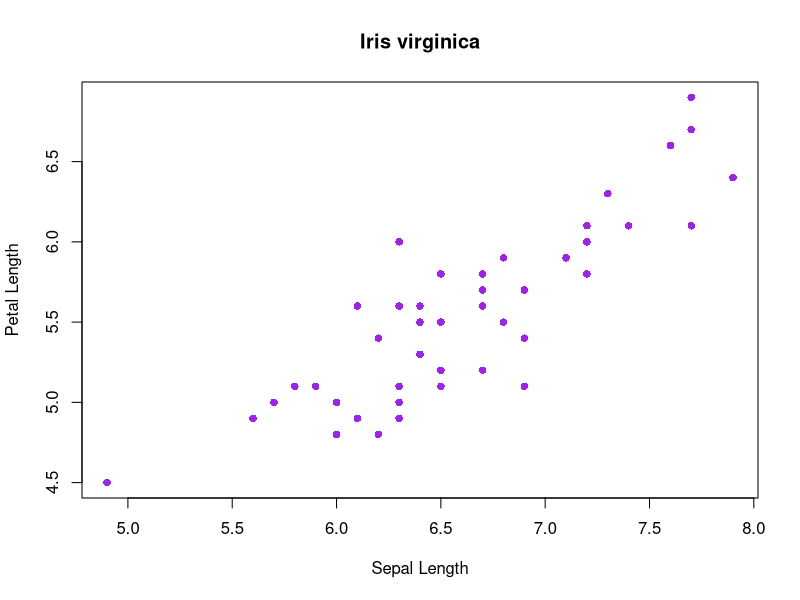

The R source for this figure:
# GEOG331 Regression Lecture Script
# Andrew Xie
# 02/28/22

# subset for Iris virginica
flower <- iris[iris$Species == "virginica",]

# linear model relating petal length to sepal length
fit <- lm(flower$Petal.Length~flower$Sepal.Length)
  
# view results
summary(fit)

# create a scatter plot
plot(flower$Sepal.Length, flower$Petal.Length,
     main = "Iris virginica",
     xlab = "Sepal Length",
     ylab = "Petal Length",
     col = "purple", pch = 16)